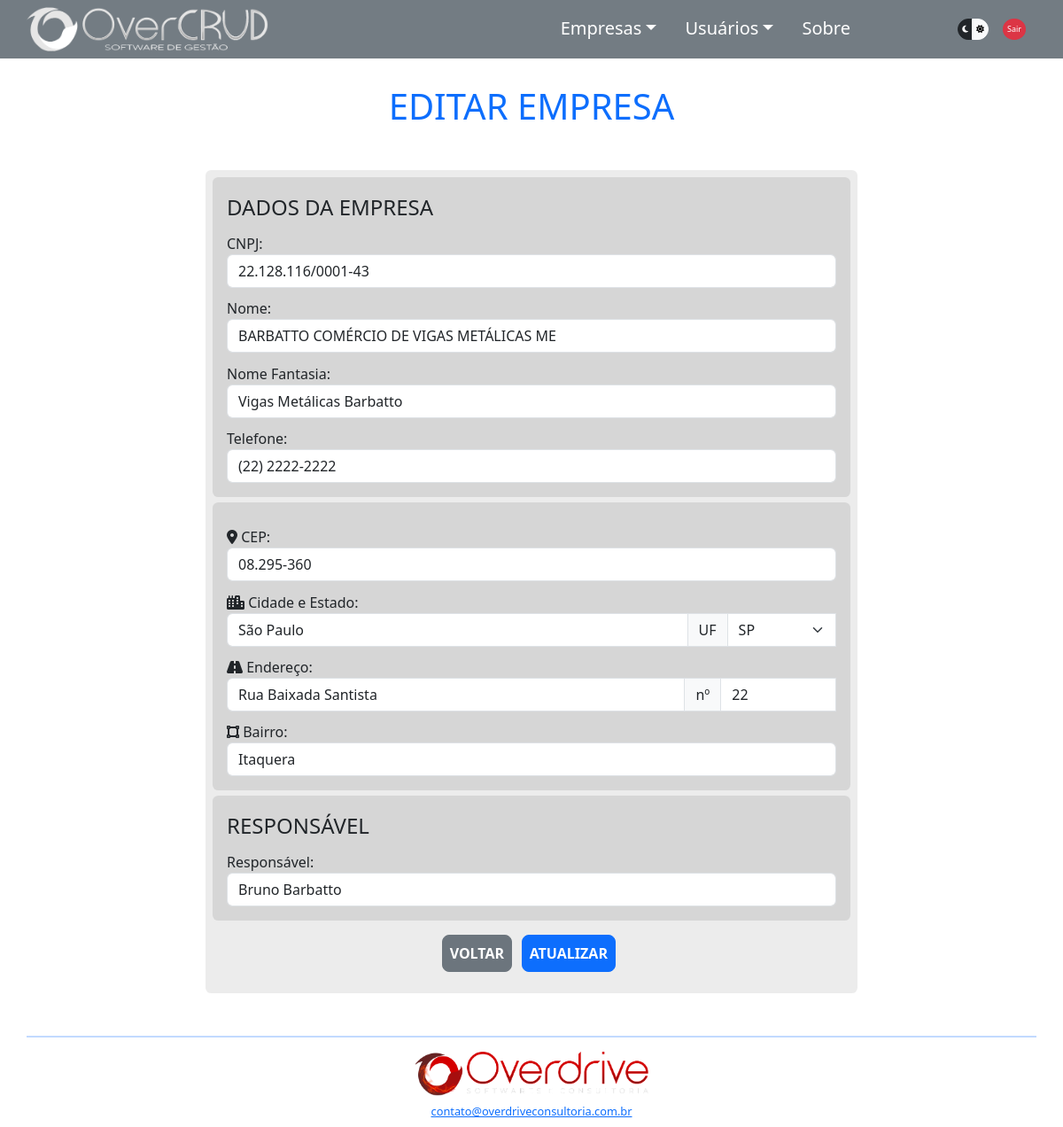
/empeditar.php?idempresa=3 (signed in), run on the app's committed database.
### tables this page shows
CREATE TABLE `empresas` (
  `idempresa` int(11) NOT NULL AUTO_INCREMENT,
  `nome` varchar(64) DEFAULT NULL,
  `telefone` varchar(15) DEFAULT NULL,
  `cnpj` varchar(18) DEFAULT NULL,
  `fantasia` varchar(64) DEFAULT NULL,
  `responsavel` varchar(64) DEFAULT NULL,
  `idenderecoemp` int(11) DEFAULT NULL,
  PRIMARY KEY (`idempresa`),
  KEY `empresas_ibfk_1` (`idenderecoemp`),
  CONSTRAINT `empresas_ibfk_1` FOREIGN KEY (`idenderecoemp`) REFERENCES `enderecos` (`idendereco`)
);

CREATE TABLE `enderecos` (
  `idendereco` int(11) NOT NULL AUTO_INCREMENT,
  `cep` varchar(10) DEFAULT NULL,
  `cidade` varchar(32) NOT NULL,
  `estado` varchar(2) DEFAULT NULL,
  `logradouro` varchar(64) DEFAULT NULL,
  `numlogradouro` varchar(6) DEFAULT NULL,
  `bairro` varchar(32) NOT NULL,
  PRIMARY KEY (`idendereco`)
);

### components/ConexaoBD.php (called while the page is built, shortened)
<?php
class ConexaoBD
{
    public static function conectarBD()
    {
        $db_name = 'overcrud';
        $db_host = 'localhost';
        $db_user = 'root';
        $db_port = '3307';
        $db_password = '';
        $pdo = new PDO("mysql:dbname=$db_name;host=$db_host:$db_port", $db_user, $db_password);
        return $pdo;
    }
};

### components/EmpresaDAO.php (called while the page is built, shortened)
<?php
require_once 'Empresa.php';
class EmpresaDAO
{
    private Empresa $empresa;
    public function __construct($empresaCon)
    {
        $this->empresa = $empresaCon;
    }
    public function getEmpresa()
    {
        return $this->empresa;
    }
    public function consultaDeIdEmp()
    {
        $sqlConsultaIdEmp = ConexaoBD::conectarBD()->query("SELECT * FROM empresas WHERE idempresa='{$this->getEmpresa()->getIdempresa()}'");
        return $sqlConsultaIdEmp;
    }
    public function EmpPorId()
    {
        $sqlConsultaIdEmp = ConexaoBD::conectarBD()->query("SELECT * FROM empresas WHERE idempresa='{$this->getEmpresa()->getIdempresa()}'");
        $empresa = $sqlConsultaIdEmp->fetch(PDO::FETCH_ASSOC);
        return $empresa;
    }
}

### components/Empresa.php (called while the page is built, shortened)
<?php
class Empresa
{
    private int $idempresa;
    public function getIdempresa()
    {
        return $this->idempresa;
    }
    public function setIdempresa($idempresaSet)
    {
        $this->idempresa = $idempresaSet;
    }
};

### resources/listas.php (called while the page is built, shortened)
<?php
$root = $_SERVER["DOCUMENT_ROOT"];
require_once "$root/OverCRUD-main/overcrud/resources/pathing.php";
require_once "$rootOvercrud/components/Empresa.php";
require_once "$rootOvercrud/components/EmpresaDAO.php";
require_once "$rootOvercrud/components/EnderecoDAO.php";
$instanciaEnd = new Endereco();
$instanciaEndDAO = new EnderecoDAO($instanciaEnd);
$listaEnd = $instanciaEndDAO->listarEnderecos();

### components/EnderecoDAO.php (called while the page is built, shortened)
<?php
class EnderecoDAO
{
    public function listarEnderecos()
    {
        $sqlConsultaEnd = ConexaoBD::conectarBD()->query("SELECT * FROM enderecos");
        if ($sqlConsultaEnd->rowCount() > 0) {
            $listaEnd = $sqlConsultaEnd->fetchAll(PDO::FETCH_ASSOC);
            return $listaEnd;
        };
    }
};

### empeditar.php (the view, shortened to what this page needs)
<?php
require_once "./resources/pathing.php";
$voltar = ".";
require_once "$rootOvercrud/components/ConexaoBD.php";
require_once "$rootOvercrud/resources/listas.php";
$idempresa = $_GET['idempresa'];
if (!isset($idempresa)) {
    logoutPagina($voltar);
} else {
    $novaEmpresa = new Empresa();
    $novaEmpresa->setIdempresa($idempresa);
    $novaEmpresaDAO = new EmpresaDAO($novaEmpresa);
};
?>
<!DOCTYPE html>
<html lang="pt-br" data-bs-theme="dark">
<?php
require_once "$rootOvercrud/partials/head.php";
?>
<body>
    <div class="container">
        <div class="row" id="navbartop">
            <?php
            require_once "$rootOvercrud/partials/navbartop.php";
            ?>
        </div>
        <div class="row d-flex justify-content-center mt-5" id="appBody">
            <h1 class="text-center text-primary display-6 my-5">EDITAR EMPRESA</h1>
                <?php
                if ($novaEmpresa->getIdempresa()) {
                    if (($novaEmpresaDAO->consultaDeIdEmp())->rowCount() > 0) {
                        $empresa = $novaEmpresaDAO->EmpPorId();
                        $enderecoEmp = 0;
                        for ($i = 0; $i < count($listaEnd); $i++) {
                            if ($empresa['idenderecoemp'] == $listaEnd[$i]['idendereco']) {
                                $enderecoEmp = $listaEnd[$i];
                            };
                        };
                    } else {
                        mensagemRetorno("Esta empresa não existe no Banco de Dados!", "danger");
                        BotaoVoltar('emplista.php', "secondary");
                    };
                } else {
                    mensagemRetorno("Empresa não encontrada (atributo inexistente)!", "danger");
                    BotaoVoltar('emplista.php', "secondary");
                };
                ?>
            <div
                class="col-10 col-md-8 <?php if (($novaEmpresaDAO->consultaDeIdEmp())->rowCount() == 0) echo 'd-none'; ?>">
                <form class="needs-validation" action="./src/empeditar_action.php" method="POST" novalidate>
                    <fieldset>
                        <legend>DADOS DA EMPRESA</legend>
                        <div class="form-group">
                            <label for="cnpj" class="form-label">CNPJ:</label>
                            <input type="text" class="form-control" name="cnpj" id="cnpj" minlength="18" maxlength="18"
                                data-mask="00.000.000/0000-00" value="<?= $empresa['cnpj'] ?>"
                                oninput="validaCNPJ(), atualizaCNPJ()" required>
                        </div>
                        <div class="form-group">
                            <label for="nome" class="form-label">Nome:</label>
                            <input type="text" class="form-control" name="nome" id="nome" minlength="1" maxlength="64"
                                value="<?= $empresa['nome'] ?>" oninput="validaNome()" required>
                        </div>
                        <div class="form-group">
                            <label for="fantasia" class="form-label">Nome Fantasia:</label>
                            <input type="text" class="form-control" name="fantasia" id="fantasia" minlength="1"
                                maxlength="64" value="<?= $empresa['fantasia'] ?>" oninput="validaFantasia()" required>
                        </div>
                        <div class="form-group">
                            <label for="telefone" class="form-label">Telefone:</label>
                            <input type="tel" class="form-control" name="telefone" id="telefone" minlength="14"
                                maxlength="15" oninput="handlePhone(event)" value="<?= $empresa['telefone'] ?>">
                        </div>
                    </fieldset>
                    <fieldset>
                        <div class="form-group">
                            <label for="cep" class="form-label"><i class="fa-solid fa-location-dot"></i>
                                CEP:</label>
                            <input type="text" class="form-control" name="cep" id="cep" minlength="10" maxlength="10"
                                data-mask="00.000-000" value="<?= $enderecoEmp['cep'] ?>"
                                oninput="buscaCep(), validaCep()" required>
                        </div>
                        <div class="form-group">
                            <label for="cidadeestado" class="form-label"><i class="fa-solid fa-city"></i>
                                Cidade e Estado:</label>
                            <div class="input-group">
                                <input type="text" class="form-control" name="cidadeestado" id="cidadeestado"
                                    style="width: 65%;" minlength="1" maxlength="32"
                                    value="<?= $enderecoEmp['cidade'] ?>" onfocusout="validaCidade()" required>
                                <span class="input-group-text">UF</span>
                                <select class="form-select" name="estadocidade" id="estadocidade"
                                    value="<?= $enderecoEmp['estado'] ?>" onfocusout="validaEstado()" required>
                                    <option value="SP" <?= $enderecoEmp['estado'] == "SP" ? 'selected' : ''; ?>>SP
                                    </option>
                                </select>
                            </div>
                        </div>
                        <div class="form-group">
                            <label for="logradouro" class="form-label"><i class="fa-solid fa-road"></i>
                                Endereço:</label>
                            <div class="input-group">
                                <input type="text" class="form-control" name="logradouro" id="logradouro"
                                    style="width: 60%;" minlength="1" maxlength="64"
                                    value="<?= $enderecoEmp['logradouro'] ?>" onfocusout="validaLogradouro()" required>
                                <span class="input-group-text">nº</span>
                                <input type="text" class="form-control" name="numlogradouro" id="numlogradouro"
                                    minlength="1" maxlength="6" value="<?= $enderecoEmp['numlogradouro'] ?>"
                                    onfocusout="validaNumlogradouro()" required>
                            </div>
                        </div>
                        <div class="form-group">
                            <label for="bairro" class="form-label"><i class="fa-solid fa-vector-square"></i>
                                Bairro:</label>
                            <input type="text" class="form-control" name="bairro" id="bairro" minlength="1"
                                maxlength="32" value="<?= $enderecoEmp['bairro'] ?>" onfocusout="validaBairro()"
                                required>
                        </div>
                    </fieldset>
                    <fieldset>
                        <legend>RESPONSÁVEL</legend>
                        <div class="form-group">
                            <label for="responsavel" class="form-label">Responsável:</label>
                            <input type="text" class="form-control" name="responsavel" id="responsavel" minlength="1"
                                maxlength="64" value="<?= $empresa['responsavel'] ?>" oninput="validaResponsavel()"
                                required>
                        </div>
                    </fieldset>
                    <div class="form-group my-3 text-center">
                        <a href="emplista.php" class="btn btn-secondary loginbtn">VOLTAR</a>
                        <input type="submit" class="btn btn-primary loginbtn" value="ATUALIZAR">
                    </div>
                </form>
            </div>
            <?php
            require_once "$rootOvercrud/partials/footer.php";
            ?>
        </div>
</body>
</html>

### css/style.css (style rules this page uses)
body { min-width: 320px; }
form { background-color: rgba(128, 128, 128, 0.152); padding: 0.5rem; border-radius: 0.4rem; }
.loginbtn { border-radius: 0.5rem; padding: 0.5rem; font-weight: bold; margin-right: 0.4rem; }
.form-label { margin-top: 0.7rem; margin-bottom: 0; }
fieldset { margin-bottom: 0.4rem; background-color: rgba(128, 128, 128, 0.205); padding: 1rem; border-radius: 0.4rem; }
legend { margin: 0; font-size: 1.5rem; font-weight: lighter; }

### data on the page
empresas: cnpj "22.128.116/0001-43", nome "BARBATTO COMÉRCIO DE VIGAS METÁLICAS ME", fantasia "Vigas Metálicas Barbatto", telefone "(22) 2222-2222", responsavel "Bruno Barbatto"
enderecos: cep "08.295-360", cidadeestado "São Paulo", estadocidade "SP", logradouro "Rua Baixada Santista", numlogradouro "22", bairro "Itaquera"
